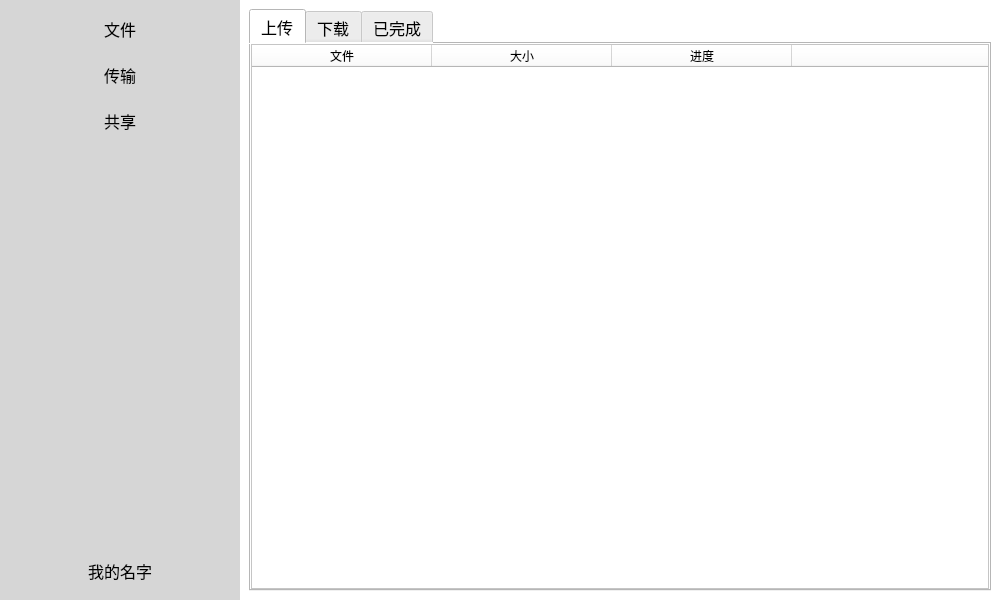
<?xml version="1.0" encoding="UTF-8"?>
<ui version="4.0">
 <class>MainDialog</class>
 <widget class="QDialog" name="MainDialog">
  <property name="geometry">
   <rect>
    <x>0</x>
    <y>0</y>
    <width>1000</width>
    <height>600</height>
   </rect>
  </property>
  <property name="windowTitle">
   <string>MainDialog</string>
  </property>
  <layout class="QHBoxLayout" name="horizontalLayout">
   <property name="leftMargin">
    <number>0</number>
   </property>
   <property name="topMargin">
    <number>0</number>
   </property>
   <property name="rightMargin">
    <number>0</number>
   </property>
   <property name="bottomMargin">
    <number>0</number>
   </property>
   <item>
    <widget class="QWidget" name="wdg_content" native="true">
     <property name="font">
      <font>
       <family>微软雅黑</family>
       <pointsize>12</pointsize>
      </font>
     </property>
     <layout class="QHBoxLayout" name="horizontalLayout_2">
      <property name="spacing">
       <number>0</number>
      </property>
      <property name="leftMargin">
       <number>0</number>
      </property>
      <property name="topMargin">
       <number>0</number>
      </property>
      <property name="rightMargin">
       <number>0</number>
      </property>
      <property name="bottomMargin">
       <number>0</number>
      </property>
      <item>
       <widget class="QWidget" name="wdg_left" native="true">
        <property name="minimumSize">
         <size>
          <width>240</width>
          <height>0</height>
         </size>
        </property>
        <property name="maximumSize">
         <size>
          <width>240</width>
          <height>16777215</height>
         </size>
        </property>
        <property name="styleSheet">
         <string notr="true">background-color: rgb(214, 214, 214);</string>
        </property>
        <layout class="QVBoxLayout" name="verticalLayout">
         <item>
          <widget class="QPushButton" name="pb_filePage">
           <property name="minimumSize">
            <size>
             <width>0</width>
             <height>40</height>
            </size>
           </property>
           <property name="maximumSize">
            <size>
             <width>16777215</width>
             <height>40</height>
            </size>
           </property>
           <property name="font">
            <font>
             <family>微软雅黑</family>
             <pointsize>12</pointsize>
            </font>
           </property>
           <property name="text">
            <string>文件</string>
           </property>
           <property name="icon">
            <iconset resource="resourse.qrc">
             <normaloff>:/images/file.png</normaloff>:/images/file.png</iconset>
           </property>
           <property name="iconSize">
            <size>
             <width>40</width>
             <height>40</height>
            </size>
           </property>
           <property name="flat">
            <bool>true</bool>
           </property>
          </widget>
         </item>
         <item>
          <widget class="QPushButton" name="pb_transmitPage">
           <property name="minimumSize">
            <size>
             <width>0</width>
             <height>40</height>
            </size>
           </property>
           <property name="maximumSize">
            <size>
             <width>16777215</width>
             <height>40</height>
            </size>
           </property>
           <property name="font">
            <font>
             <family>微软雅黑</family>
             <pointsize>12</pointsize>
            </font>
           </property>
           <property name="text">
            <string>传输</string>
           </property>
           <property name="icon">
            <iconset resource="resourse.qrc">
             <normaloff>:/images/transmit.ico</normaloff>:/images/transmit.ico</iconset>
           </property>
           <property name="iconSize">
            <size>
             <width>40</width>
             <height>40</height>
            </size>
           </property>
           <property name="flat">
            <bool>true</bool>
           </property>
          </widget>
         </item>
         <item>
          <widget class="QPushButton" name="pb_sharePage">
           <property name="minimumSize">
            <size>
             <width>0</width>
             <height>40</height>
            </size>
           </property>
           <property name="maximumSize">
            <size>
             <width>16777215</width>
             <height>40</height>
            </size>
           </property>
           <property name="font">
            <font>
             <family>微软雅黑</family>
             <pointsize>12</pointsize>
            </font>
           </property>
           <property name="text">
            <string>共享</string>
           </property>
           <property name="icon">
            <iconset resource="resourse.qrc">
             <normaloff>:/images/share.png</normaloff>:/images/share.png</iconset>
           </property>
           <property name="iconSize">
            <size>
             <width>40</width>
             <height>40</height>
            </size>
           </property>
           <property name="flat">
            <bool>true</bool>
           </property>
          </widget>
         </item>
         <item>
          <spacer name="verticalSpacer">
           <property name="orientation">
            <enum>Qt::Vertical</enum>
           </property>
           <property name="sizeHint" stdset="0">
            <size>
             <width>20</width>
             <height>387</height>
            </size>
           </property>
          </spacer>
         </item>
         <item>
          <widget class="QPushButton" name="pb_user">
           <property name="minimumSize">
            <size>
             <width>0</width>
             <height>40</height>
            </size>
           </property>
           <property name="maximumSize">
            <size>
             <width>16777215</width>
             <height>40</height>
            </size>
           </property>
           <property name="font">
            <font>
             <family>微软雅黑</family>
             <pointsize>12</pointsize>
            </font>
           </property>
           <property name="text">
            <string>我的名字</string>
           </property>
           <property name="icon">
            <iconset resource="resourse.qrc">
             <normaloff>:/face/btn_avatar_a12.png</normaloff>:/face/btn_avatar_a12.png</iconset>
           </property>
           <property name="iconSize">
            <size>
             <width>40</width>
             <height>40</height>
            </size>
           </property>
           <property name="flat">
            <bool>true</bool>
           </property>
          </widget>
         </item>
        </layout>
       </widget>
      </item>
      <item>
       <widget class="QWidget" name="wdg_right" native="true">
        <property name="minimumSize">
         <size>
          <width>0</width>
          <height>0</height>
         </size>
        </property>
        <property name="maximumSize">
         <size>
          <width>16777215</width>
          <height>16777215</height>
         </size>
        </property>
        <property name="styleSheet">
         <string notr="true">background-color: rgb(255, 255, 255);</string>
        </property>
        <layout class="QHBoxLayout" name="horizontalLayout_3">
         <item>
          <widget class="QStackedWidget" name="sw_right">
           <property name="currentIndex">
            <number>1</number>
           </property>
           <widget class="QWidget" name="page_file">
            <property name="font">
             <font>
              <family>微软雅黑</family>
              <pointsize>12</pointsize>
             </font>
            </property>
            <layout class="QVBoxLayout" name="verticalLayout_2">
             <property name="leftMargin">
              <number>0</number>
             </property>
             <property name="topMargin">
              <number>0</number>
             </property>
             <property name="rightMargin">
              <number>0</number>
             </property>
             <property name="bottomMargin">
              <number>0</number>
             </property>
             <item>
              <widget class="QWidget" name="wdg_fileTools" native="true">
               <property name="minimumSize">
                <size>
                 <width>0</width>
                 <height>40</height>
                </size>
               </property>
               <property name="maximumSize">
                <size>
                 <width>16777215</width>
                 <height>40</height>
                </size>
               </property>
               <layout class="QHBoxLayout" name="horizontalLayout_5">
                <property name="leftMargin">
                 <number>0</number>
                </property>
                <property name="topMargin">
                 <number>0</number>
                </property>
                <property name="rightMargin">
                 <number>0</number>
                </property>
                <property name="bottomMargin">
                 <number>0</number>
                </property>
                <item>
                 <widget class="QPushButton" name="pb_prevDir">
                  <property name="minimumSize">
                   <size>
                    <width>20</width>
                    <height>29</height>
                   </size>
                  </property>
                  <property name="maximumSize">
                   <size>
                    <width>20</width>
                    <height>29</height>
                   </size>
                  </property>
                  <property name="font">
                   <font>
                    <family>微软雅黑</family>
                    <pointsize>12</pointsize>
                   </font>
                  </property>
                  <property name="text">
                   <string>&lt;</string>
                  </property>
                  <property name="flat">
                   <bool>true</bool>
                  </property>
                 </widget>
                </item>
                <item>
                 <widget class="QPushButton" name="pb_path_3">
                  <property name="minimumSize">
                   <size>
                    <width>20</width>
                    <height>29</height>
                   </size>
                  </property>
                  <property name="maximumSize">
                   <size>
                    <width>20</width>
                    <height>29</height>
                   </size>
                  </property>
                  <property name="font">
                   <font>
                    <family>微软雅黑</family>
                    <pointsize>12</pointsize>
                   </font>
                  </property>
                  <property name="text">
                   <string>&gt;</string>
                  </property>
                  <property name="flat">
                   <bool>true</bool>
                  </property>
                 </widget>
                </item>
                <item>
                 <widget class="QPushButton" name="pb_path">
                  <property name="font">
                   <font>
                    <family>微软雅黑</family>
                    <pointsize>12</pointsize>
                   </font>
                  </property>
                  <property name="text">
                   <string>/</string>
                  </property>
                  <property name="flat">
                   <bool>true</bool>
                  </property>
                 </widget>
                </item>
                <item>
                 <spacer name="horizontalSpacer">
                  <property name="orientation">
                   <enum>Qt::Horizontal</enum>
                  </property>
                  <property name="sizeHint" stdset="0">
                   <size>
                    <width>465</width>
                    <height>20</height>
                   </size>
                  </property>
                 </spacer>
                </item>
                <item>
                 <widget class="QPushButton" name="pb_search">
                  <property name="minimumSize">
                   <size>
                    <width>40</width>
                    <height>40</height>
                   </size>
                  </property>
                  <property name="maximumSize">
                   <size>
                    <width>40</width>
                    <height>40</height>
                   </size>
                  </property>
                  <property name="text">
                   <string/>
                  </property>
                  <property name="icon">
                   <iconset resource="resourse.qrc">
                    <normaloff>:/images/search.png</normaloff>:/images/search.png</iconset>
                  </property>
                  <property name="iconSize">
                   <size>
                    <width>40</width>
                    <height>40</height>
                   </size>
                  </property>
                  <property name="flat">
                   <bool>true</bool>
                  </property>
                 </widget>
                </item>
                <item>
                 <widget class="QPushButton" name="pb_addFile">
                  <property name="minimumSize">
                   <size>
                    <width>40</width>
                    <height>40</height>
                   </size>
                  </property>
                  <property name="maximumSize">
                   <size>
                    <width>40</width>
                    <height>40</height>
                   </size>
                  </property>
                  <property name="text">
                   <string/>
                  </property>
                  <property name="icon">
                   <iconset resource="resourse.qrc">
                    <normaloff>:/images/addFile.png</normaloff>:/images/addFile.png</iconset>
                  </property>
                  <property name="iconSize">
                   <size>
                    <width>40</width>
                    <height>40</height>
                   </size>
                  </property>
                  <property name="flat">
                   <bool>true</bool>
                  </property>
                 </widget>
                </item>
               </layout>
              </widget>
             </item>
             <item>
              <widget class="QTableWidget" name="table_file">
               <property name="editTriggers">
                <set>QAbstractItemView::NoEditTriggers</set>
               </property>
               <property name="selectionBehavior">
                <enum>QAbstractItemView::SelectRows</enum>
               </property>
               <attribute name="horizontalHeaderDefaultSectionSize">
                <number>200</number>
               </attribute>
               <attribute name="horizontalHeaderStretchLastSection">
                <bool>true</bool>
               </attribute>
               <attribute name="verticalHeaderVisible">
                <bool>false</bool>
               </attribute>
               <column>
                <property name="text">
                 <string>文件</string>
                </property>
               </column>
               <column>
                <property name="text">
                 <string>时间</string>
                </property>
               </column>
               <column>
                <property name="text">
                 <string>大小</string>
                </property>
               </column>
              </widget>
             </item>
            </layout>
           </widget>
           <widget class="QWidget" name="page_transmit">
            <property name="font">
             <font>
              <family>微软雅黑</family>
              <pointsize>12</pointsize>
             </font>
            </property>
            <layout class="QVBoxLayout" name="verticalLayout_3">
             <property name="leftMargin">
              <number>0</number>
             </property>
             <property name="topMargin">
              <number>0</number>
             </property>
             <property name="rightMargin">
              <number>0</number>
             </property>
             <property name="bottomMargin">
              <number>0</number>
             </property>
             <item>
              <widget class="QTabWidget" name="tw_transmit">
               <property name="font">
                <font>
                 <family>微软雅黑</family>
                 <pointsize>12</pointsize>
                </font>
               </property>
               <property name="currentIndex">
                <number>0</number>
               </property>
               <widget class="QWidget" name="tab_upload">
                <attribute name="title">
                 <string>上传</string>
                </attribute>
                <layout class="QVBoxLayout" name="verticalLayout_5">
                 <property name="leftMargin">
                  <number>0</number>
                 </property>
                 <property name="topMargin">
                  <number>0</number>
                 </property>
                 <property name="rightMargin">
                  <number>0</number>
                 </property>
                 <property name="bottomMargin">
                  <number>0</number>
                 </property>
                 <item>
                  <widget class="QTableWidget" name="table_upload">
                   <property name="editTriggers">
                    <set>QAbstractItemView::NoEditTriggers</set>
                   </property>
                   <property name="selectionBehavior">
                    <enum>QAbstractItemView::SelectRows</enum>
                   </property>
                   <attribute name="horizontalHeaderDefaultSectionSize">
                    <number>180</number>
                   </attribute>
                   <attribute name="horizontalHeaderStretchLastSection">
                    <bool>true</bool>
                   </attribute>
                   <attribute name="verticalHeaderVisible">
                    <bool>false</bool>
                   </attribute>
                   <column>
                    <property name="text">
                     <string>文件</string>
                    </property>
                   </column>
                   <column>
                    <property name="text">
                     <string>大小</string>
                    </property>
                   </column>
                   <column>
                    <property name="text">
                     <string>进度</string>
                    </property>
                   </column>
                   <column>
                    <property name="text">
                     <string>  </string>
                    </property>
                   </column>
                  </widget>
                 </item>
                </layout>
               </widget>
               <widget class="QWidget" name="tab_download">
                <attribute name="title">
                 <string>下载</string>
                </attribute>
                <layout class="QVBoxLayout" name="verticalLayout_6">
                 <property name="leftMargin">
                  <number>0</number>
                 </property>
                 <property name="topMargin">
                  <number>0</number>
                 </property>
                 <property name="rightMargin">
                  <number>0</number>
                 </property>
                 <property name="bottomMargin">
                  <number>0</number>
                 </property>
                 <item>
                  <widget class="QTableWidget" name="table_download">
                   <property name="font">
                    <font>
                     <pointsize>12</pointsize>
                    </font>
                   </property>
                   <property name="editTriggers">
                    <set>QAbstractItemView::NoEditTriggers</set>
                   </property>
                   <property name="selectionBehavior">
                    <enum>QAbstractItemView::SelectRows</enum>
                   </property>
                   <attribute name="horizontalHeaderDefaultSectionSize">
                    <number>180</number>
                   </attribute>
                   <attribute name="horizontalHeaderStretchLastSection">
                    <bool>true</bool>
                   </attribute>
                   <attribute name="verticalHeaderVisible">
                    <bool>false</bool>
                   </attribute>
                   <column>
                    <property name="text">
                     <string>文件</string>
                    </property>
                   </column>
                   <column>
                    <property name="text">
                     <string>大小</string>
                    </property>
                   </column>
                   <column>
                    <property name="text">
                     <string>进度</string>
                    </property>
                   </column>
                   <column>
                    <property name="text">
                     <string>  </string>
                    </property>
                   </column>
                  </widget>
                 </item>
                </layout>
               </widget>
               <widget class="QWidget" name="tab_complete">
                <attribute name="title">
                 <string>已完成</string>
                </attribute>
                <layout class="QVBoxLayout" name="verticalLayout_7">
                 <property name="leftMargin">
                  <number>0</number>
                 </property>
                 <property name="topMargin">
                  <number>0</number>
                 </property>
                 <property name="rightMargin">
                  <number>0</number>
                 </property>
                 <property name="bottomMargin">
                  <number>0</number>
                 </property>
                 <item>
                  <widget class="QTableWidget" name="table_complete">
                   <property name="editTriggers">
                    <set>QAbstractItemView::NoEditTriggers</set>
                   </property>
                   <property name="selectionBehavior">
                    <enum>QAbstractItemView::SelectRows</enum>
                   </property>
                   <attribute name="horizontalHeaderDefaultSectionSize">
                    <number>155</number>
                   </attribute>
                   <attribute name="horizontalHeaderStretchLastSection">
                    <bool>true</bool>
                   </attribute>
                   <attribute name="verticalHeaderVisible">
                    <bool>false</bool>
                   </attribute>
                   <attribute name="verticalHeaderStretchLastSection">
                    <bool>false</bool>
                   </attribute>
                   <column>
                    <property name="text">
                     <string>文件</string>
                    </property>
                   </column>
                   <column>
                    <property name="text">
                     <string>大小</string>
                    </property>
                   </column>
                   <column>
                    <property name="text">
                     <string>时间</string>
                    </property>
                   </column>
                   <column>
                    <property name="text">
                     <string/>
                    </property>
                   </column>
                  </widget>
                 </item>
                </layout>
               </widget>
              </widget>
             </item>
            </layout>
           </widget>
           <widget class="QWidget" name="page_share">
            <layout class="QVBoxLayout" name="verticalLayout_4">
             <property name="leftMargin">
              <number>0</number>
             </property>
             <property name="topMargin">
              <number>0</number>
             </property>
             <property name="rightMargin">
              <number>0</number>
             </property>
             <property name="bottomMargin">
              <number>0</number>
             </property>
             <item>
              <widget class="QTabWidget" name="tw_share">
               <property name="font">
                <font>
                 <family>微软雅黑</family>
                 <pointsize>12</pointsize>
                </font>
               </property>
               <property name="currentIndex">
                <number>0</number>
               </property>
               <widget class="QWidget" name="tab_share">
                <attribute name="title">
                 <string>我的共享</string>
                </attribute>
                <layout class="QVBoxLayout" name="verticalLayout_8">
                 <property name="leftMargin">
                  <number>0</number>
                 </property>
                 <property name="topMargin">
                  <number>0</number>
                 </property>
                 <property name="rightMargin">
                  <number>0</number>
                 </property>
                 <property name="bottomMargin">
                  <number>0</number>
                 </property>
                 <item>
                  <widget class="QTableWidget" name="table_share">
                   <property name="editTriggers">
                    <set>QAbstractItemView::NoEditTriggers</set>
                   </property>
                   <property name="selectionBehavior">
                    <enum>QAbstractItemView::SelectRows</enum>
                   </property>
                   <attribute name="horizontalHeaderDefaultSectionSize">
                    <number>155</number>
                   </attribute>
                   <attribute name="horizontalHeaderStretchLastSection">
                    <bool>true</bool>
                   </attribute>
                   <attribute name="verticalHeaderVisible">
                    <bool>false</bool>
                   </attribute>
                   <column>
                    <property name="text">
                     <string>文件</string>
                    </property>
                   </column>
                   <column>
                    <property name="text">
                     <string>大小</string>
                    </property>
                   </column>
                   <column>
                    <property name="text">
                     <string>时间</string>
                    </property>
                   </column>
                   <column>
                    <property name="text">
                     <string>分享码</string>
                    </property>
                   </column>
                  </widget>
                 </item>
                </layout>
               </widget>
              </widget>
             </item>
            </layout>
           </widget>
          </widget>
         </item>
        </layout>
       </widget>
      </item>
     </layout>
    </widget>
   </item>
  </layout>
 </widget>
 <resources>
  <include location="resourse.qrc"/>
 </resources>
 <connections/>
</ui>
